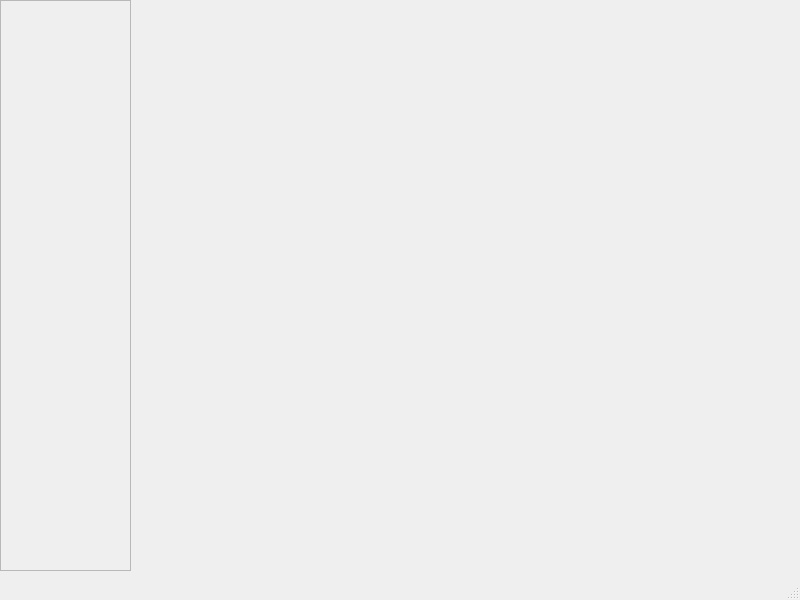
<?xml version="1.0" encoding="UTF-8"?>
<ui version="4.0">
 <class>MainWindow</class>
 <widget class="QMainWindow" name="MainWindow">
  <property name="geometry">
   <rect>
    <x>0</x>
    <y>0</y>
    <width>800</width>
    <height>600</height>
   </rect>
  </property>
  <property name="windowTitle">
   <string>MainWindow</string>
  </property>
  <widget class="QWidget" name="centralwidget">
   <widget class="QFrame" name="frame">
    <property name="geometry">
     <rect>
      <x>0</x>
      <y>0</y>
      <width>131</width>
      <height>571</height>
     </rect>
    </property>
    <property name="autoFillBackground">
     <bool>false</bool>
    </property>
    <property name="frameShape">
     <enum>QFrame::StyledPanel</enum>
    </property>
    <property name="frameShadow">
     <enum>QFrame::Raised</enum>
    </property>
   </widget>
  </widget>
  <widget class="QMenuBar" name="menubar">
   <property name="geometry">
    <rect>
     <x>0</x>
     <y>0</y>
     <width>800</width>
     <height>20</height>
    </rect>
   </property>
  </widget>
  <widget class="QStatusBar" name="statusbar"/>
 </widget>
 <resources/>
 <connections/>
</ui>
